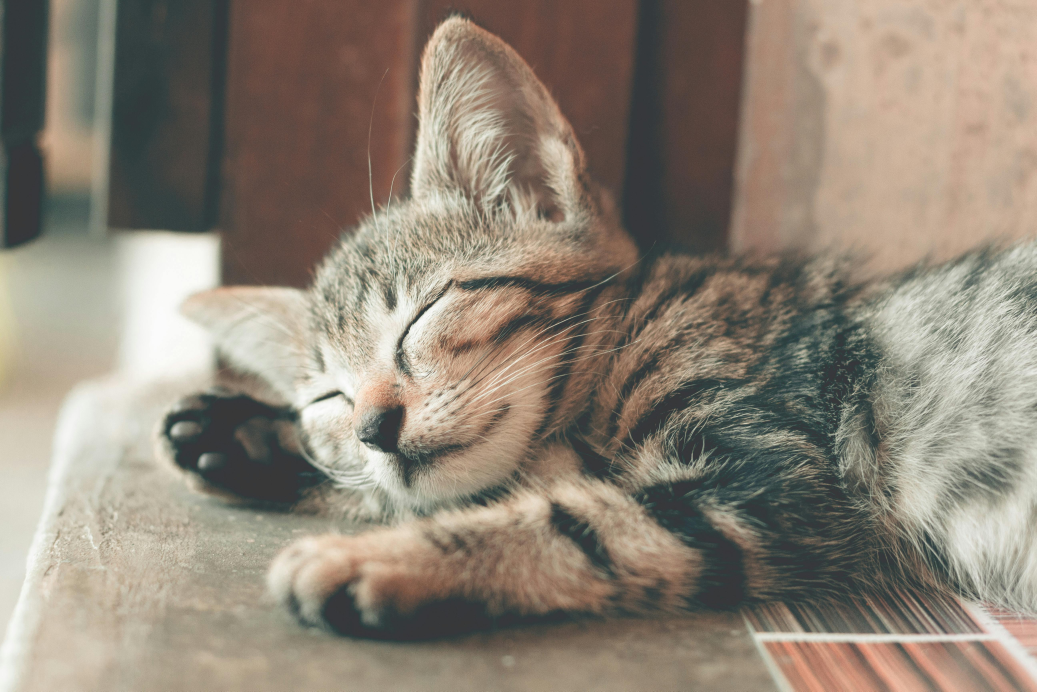
#> input picture Photos/pexels-ihsanaditya-1056251.jpg, 5184 x 3456 px (shown at 1/5 size)
$ python resizing_image.py
#> lines starting #> are read from the running program, lines starting #| are printed output that depends on the picture
#> further down, img is the input picture: shape (3456, 5184, 3); mean B, G, R 119, 132.5, 142.6
import cv2 as cv

def resizeFrame(frame, scale=0.20):
#> called with scale = 0.2
    height = int(frame.shape[0] * scale)
#> height = 691
    width = int(frame.shape[1] * scale)
#> width = 1036
    dimensions = (width, height)
#> dimensions = (1036, 691)

    return cv.resize(frame, dimensions, interpolation=cv.INTER_AREA)
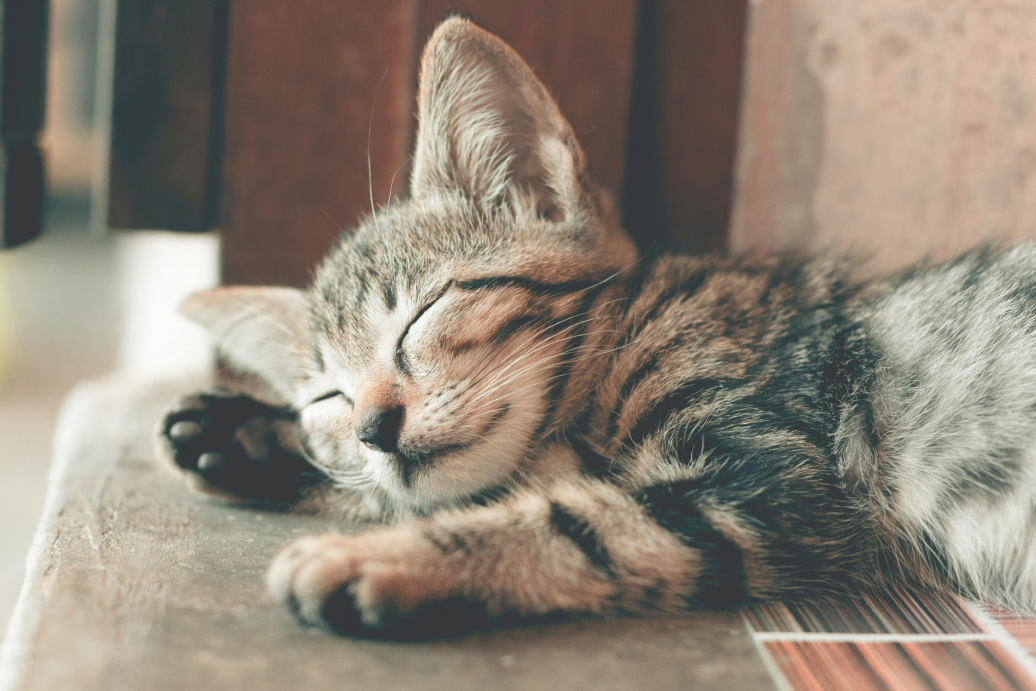
#> returned value: shape (691, 1036, 3); mean of channels 0, 1, 2 119, 132.5, 142.6; drawn as B, G, R

img = cv.imread('Photos/pexels-ihsanaditya-1056251.jpg')
resize_img = resizeFrame(img)
cv.imshow('Sleepy Cat', resize_img)

cv.waitKey(0)

$ run again, with Photos/pexels-gabby-k-6238122.jpg copied over Photos/pexels-ihsanaditya-1056251.jpg
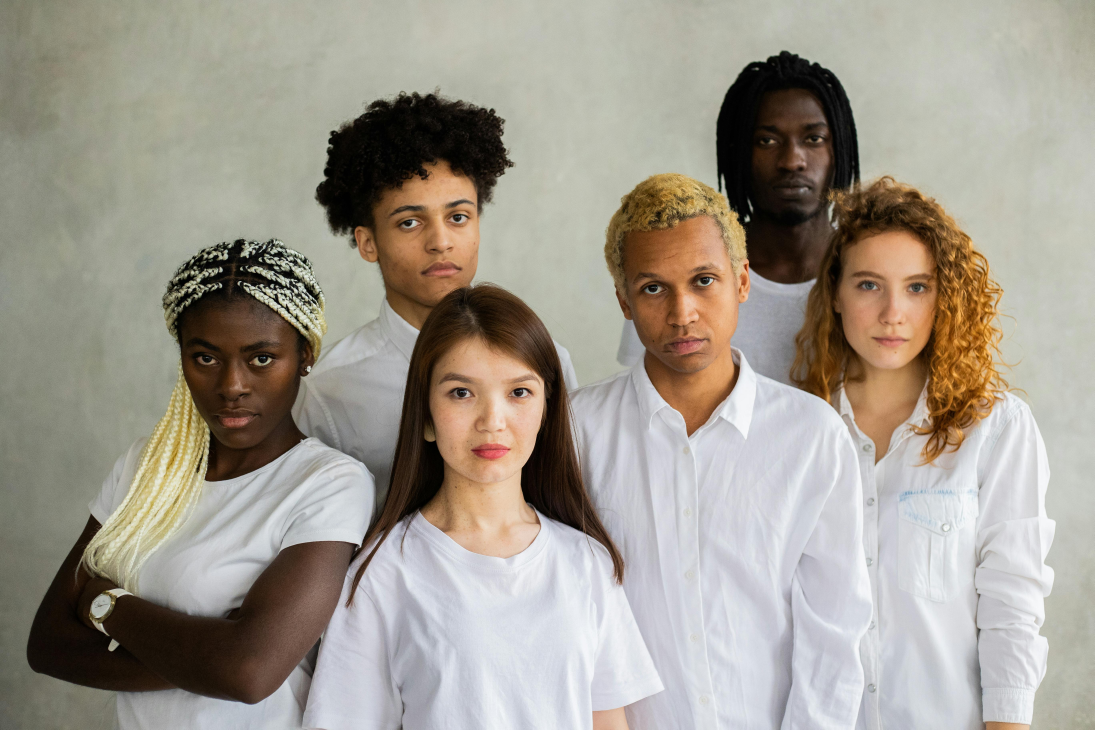
#> input picture Photos/pexels-gabby-k-6238122.jpg, 5472 x 3648 px (shown at 1/5 size)
#> img is the input picture: shape (3648, 5472, 3); mean B, G, R 142.5, 153.6, 160
#> in resizeFrame, `return cv.resize(frame, dimensions, interpolation=cv.INTER_AREA)`:
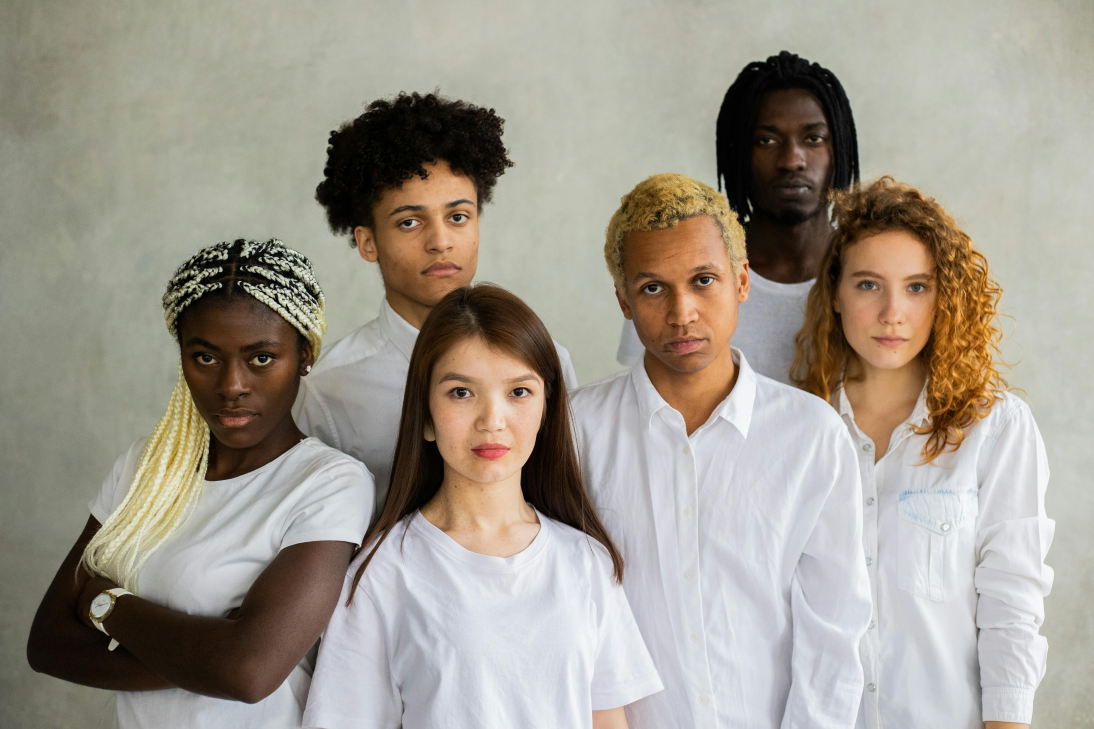
#> returned value: shape (729, 1094, 3); mean of channels 0, 1, 2 142.5, 153.6, 160; drawn as B, G, R

$ run again, with Photos/pexels-pixabay-158028.jpg copied over Photos/pexels-ihsanaditya-1056251.jpg
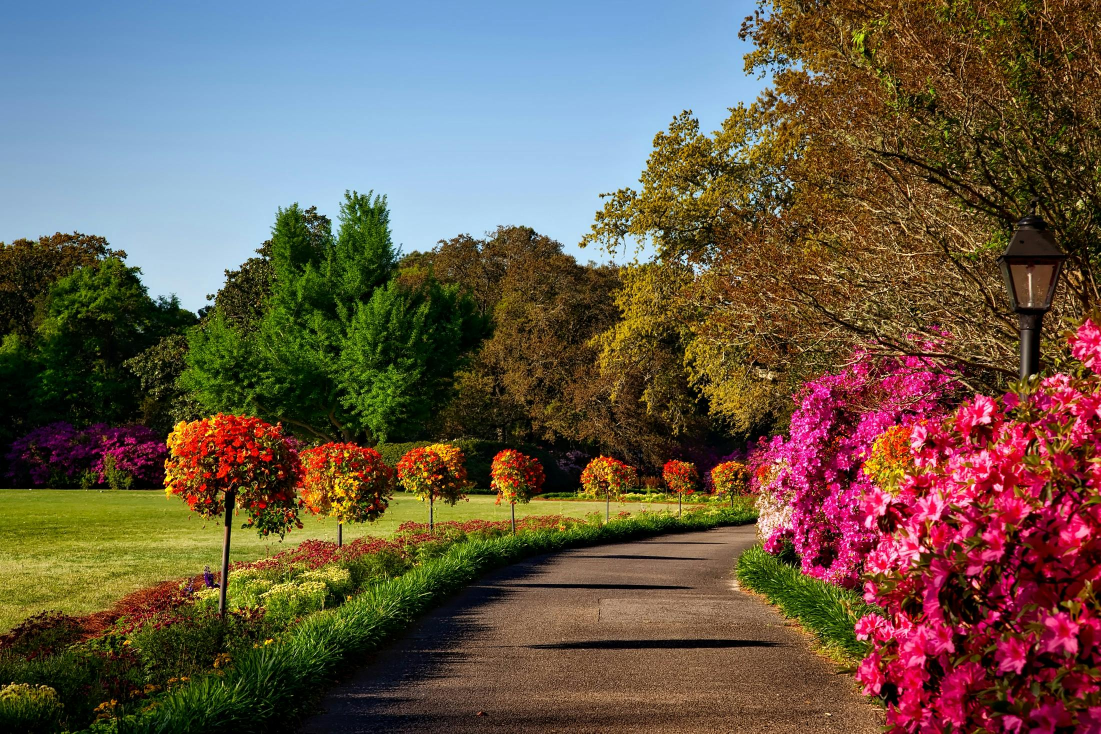
#> input picture Photos/pexels-pixabay-158028.jpg, 2201 x 1467 px (shown at 1/2 size)
#> img is the input picture: shape (1467, 2201, 3); mean B, G, R 74.7, 89.6, 104.6
#> in resizeFrame, `return cv.resize(frame, dimensions, interpolation=cv.INTER_AREA)`:
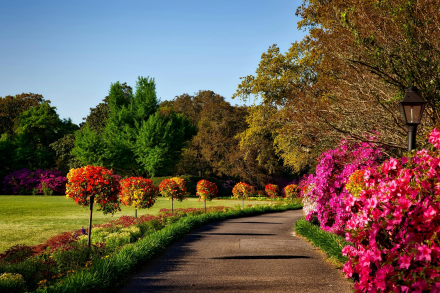
#> returned value: shape (293, 440, 3); mean of channels 0, 1, 2 74.7, 89.6, 104.5; drawn as B, G, R
